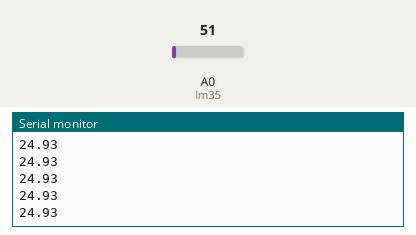
This sketch was run on a simulated Arduino Uno, built with avr-gcc and run on an emulated ATmega328P. Parts: the last lines printed to the serial monitor. Inputs (shaded band) come from the test bench; at power-on: A0 (lm35) = 51.

Above: at 1.2 s.
1.3 s: A0 (lm35) set to 61
At 2.2 s:
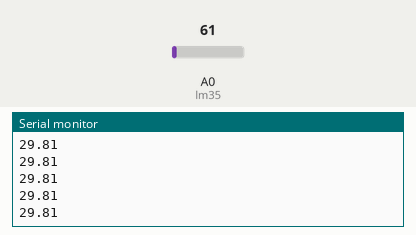
2.8 s: A0 (lm35) set to 71
At 3.8 s:
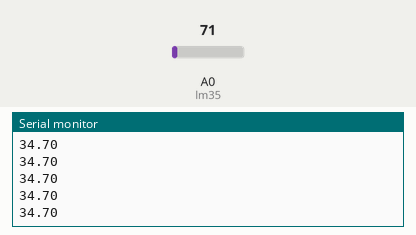
Timing chart, 0 to 5.8 s (numbered marks = the images above; inputs shaded):
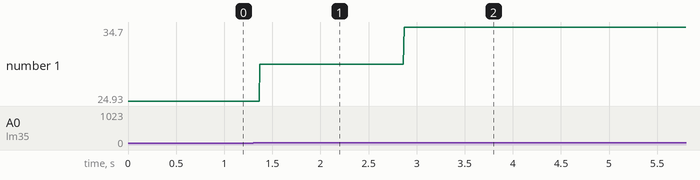

The sketch:

lm35.ino
```cpp
int lm35 = A0;
int okunan_deger = 0;
float sicaklik_gerilim = 0;
float sicaklik = 0;

void setup() {
  Serial.begin(9600);
}

void loop() {
  okunan_deger = analogRead(lm35);
  sicaklik_gerilim = (5000.0/1023.0) * okunan_deger;
  sicaklik = sicaklik_gerilim / 10.0;
  Serial.println(sicaklik);
}
```

Measured:
- after the input at 1.3 s, the serial monitor: prints a new line after 0.07 s (image 1)
- after the input at 2.8 s, the serial monitor: prints a new line after 0.07 s (image 2)
- plotted number 1: 24.93 → 29.81 after the input at 1.3 s, 29.81 → 34.7 after the input at 2.8 s
